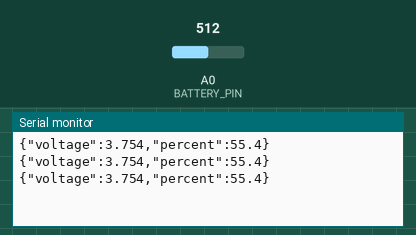
Simulated run of this sketch. Board: Arduino Nano, built with avr-gcc and run on an emulated ATmega328P. Shown: the last lines printed to the serial monitor. Inputs (shaded band) come from the test bench; at power-on: A0 (BATTERY_PIN) = 512.

Above: at 1.8 s.
1.9 s: A0 (BATTERY_PIN) set to 716
At 2.31 s:
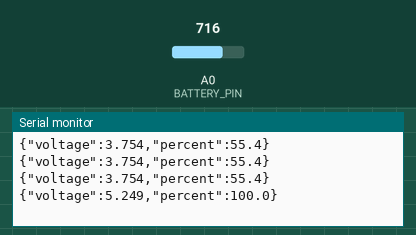
3.4 s: A0 (BATTERY_PIN) set to 900
At 3.9 s:
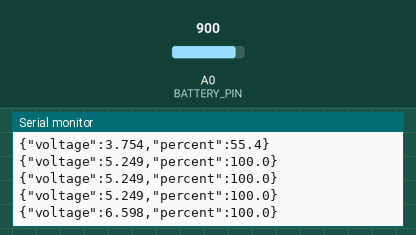
Timing chart, 0 to 6.4 s (numbered marks = the images above; inputs shaded):
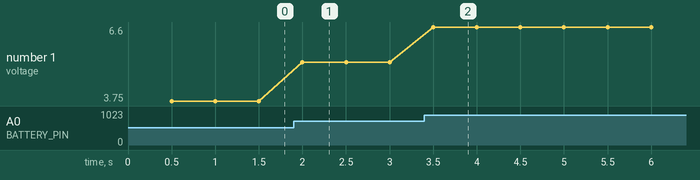

Measured:
- after the input at 1.9 s, the serial monitor: prints a new line after 0.10 s (image 1)
- after the input at 3.4 s, the serial monitor: prints a new line after 0.10 s (image 2)
- plotted number 1: 3.75 → 5.25 after the input at 1.9 s, 5.25 → 6.6 after the input at 3.4 s

The sketch:

lipo_reader.ino
```cpp
/*
  LipoBattery Nano Reader
  Reads a LiPo battery through a resistor divider on A0 and sends JSON to serial.

  Wiring assumptions:
  - Battery positive -> R1 -> A0 -> R2 -> GND
  - Battery negative -> GND
  - Recommended divider for 1S LiPo (max 4.2V): R1 = 10k, R2 = 20k

  Divider ratio = (R1 + R2) / R2 = 1.5
*/

const uint8_t BATTERY_PIN = A0;
const float ADC_REFERENCE_VOLTAGE = 5.0;      // Nano default analog reference
const int ADC_MAX = 1023;
const float R1_OHMS = 10000.0;
const float R2_OHMS = 20000.0;
const unsigned long SAMPLE_INTERVAL_MS = 500;

// Clamp percentage between 0 and 100 for a 1S LiPo
float batteryPercent(float volts) {
  const float EMPTY_V = 3.2;
  const float FULL_V = 4.2;

  float pct = (volts - EMPTY_V) * 100.0 / (FULL_V - EMPTY_V);
  if (pct < 0.0) return 0.0;
  if (pct > 100.0) return 100.0;
  return pct;
}

float readBatteryVoltage() {
  int raw = analogRead(BATTERY_PIN);
  float pinVoltage = (raw * ADC_REFERENCE_VOLTAGE) / ADC_MAX;
  float dividerRatio = (R1_OHMS + R2_OHMS) / R2_OHMS;
  return pinVoltage * dividerRatio;
}

void setup() {
  Serial.begin(115200);
  pinMode(BATTERY_PIN, INPUT);
}

void loop() {
  static unsigned long lastSample = 0;
  unsigned long now = millis();

  if (now - lastSample >= SAMPLE_INTERVAL_MS) {
    lastSample = now;

    float voltage = readBatteryVoltage();
    float percent = batteryPercent(voltage);

    Serial.print("{\"voltage\":");
    Serial.print(voltage, 3);
    Serial.print(",\"percent\":");
    Serial.print(percent, 1);
    Serial.println("}");
  }
}
```
